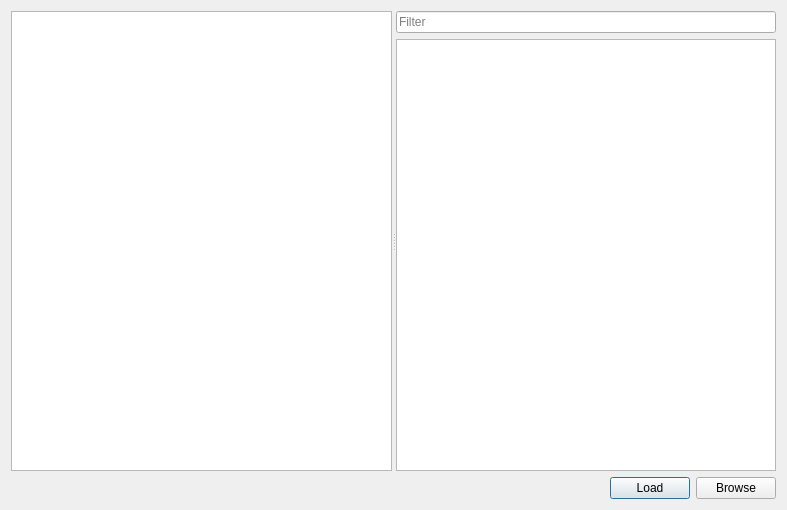
<?xml version="1.0" encoding="UTF-8"?>
<ui version="4.0">
 <class>SignaturesDialog</class>
 <widget class="QDialog" name="SignaturesDialog">
  <property name="geometry">
   <rect>
    <x>0</x>
    <y>0</y>
    <width>787</width>
    <height>510</height>
   </rect>
  </property>
  <property name="windowTitle">
   <string>Signature Manager</string>
  </property>
  <property name="modal">
   <bool>true</bool>
  </property>
  <layout class="QVBoxLayout" name="verticalLayout_2" stretch="1,0">
   <item>
    <widget class="QSplitter" name="splitter">
     <property name="orientation">
      <enum>Qt::Horizontal</enum>
     </property>
     <widget class="QTableView" name="tvFiles">
      <property name="editTriggers">
       <set>QAbstractItemView::NoEditTriggers</set>
      </property>
      <property name="selectionMode">
       <enum>QAbstractItemView::SingleSelection</enum>
      </property>
      <property name="selectionBehavior">
       <enum>QAbstractItemView::SelectRows</enum>
      </property>
      <property name="showGrid">
       <bool>false</bool>
      </property>
      <property name="wordWrap">
       <bool>false</bool>
      </property>
      <property name="cornerButtonEnabled">
       <bool>false</bool>
      </property>
      <attribute name="horizontalHeaderHighlightSections">
       <bool>false</bool>
      </attribute>
      <attribute name="horizontalHeaderStretchLastSection">
       <bool>false</bool>
      </attribute>
      <attribute name="verticalHeaderVisible">
       <bool>false</bool>
      </attribute>
     </widget>
     <widget class="QWidget" name="layoutWidget">
      <layout class="QVBoxLayout" name="verticalLayout">
       <item>
        <widget class="QLineEdit" name="leFilter">
         <property name="text">
          <string/>
         </property>
         <property name="placeholderText">
          <string>Filter</string>
         </property>
        </widget>
       </item>
       <item>
        <widget class="QTableView" name="tvSignatures">
         <property name="editTriggers">
          <set>QAbstractItemView::NoEditTriggers</set>
         </property>
         <property name="selectionMode">
          <enum>QAbstractItemView::SingleSelection</enum>
         </property>
         <property name="selectionBehavior">
          <enum>QAbstractItemView::SelectRows</enum>
         </property>
         <property name="showGrid">
          <bool>false</bool>
         </property>
         <property name="wordWrap">
          <bool>false</bool>
         </property>
         <property name="cornerButtonEnabled">
          <bool>false</bool>
         </property>
         <attribute name="horizontalHeaderHighlightSections">
          <bool>false</bool>
         </attribute>
         <attribute name="horizontalHeaderStretchLastSection">
          <bool>false</bool>
         </attribute>
         <attribute name="verticalHeaderVisible">
          <bool>false</bool>
         </attribute>
        </widget>
       </item>
      </layout>
     </widget>
    </widget>
   </item>
   <item>
    <layout class="QHBoxLayout" name="horizontalLayout">
     <item>
      <spacer name="horizontalSpacer">
       <property name="orientation">
        <enum>Qt::Horizontal</enum>
       </property>
       <property name="sizeHint" stdset="0">
        <size>
         <width>40</width>
         <height>20</height>
        </size>
       </property>
      </spacer>
     </item>
     <item>
      <widget class="QPushButton" name="pbLoad">
       <property name="text">
        <string>Load</string>
       </property>
      </widget>
     </item>
     <item>
      <widget class="QPushButton" name="pbBrowse">
       <property name="text">
        <string>Browse</string>
       </property>
      </widget>
     </item>
    </layout>
   </item>
  </layout>
 </widget>
 <resources/>
 <connections/>
</ui>
